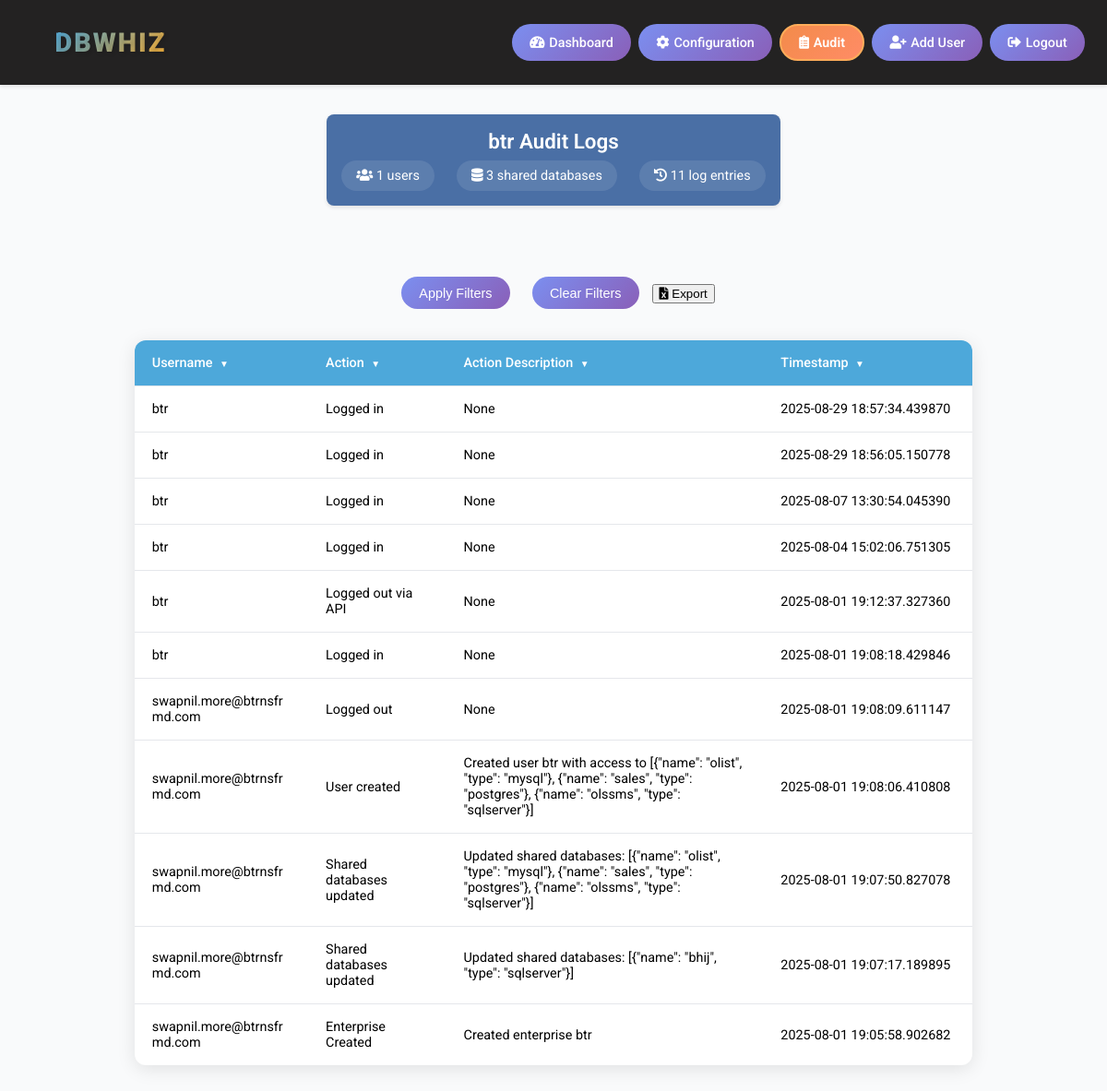
/audit_page (signed in), run on an earlier commit of the app's database.
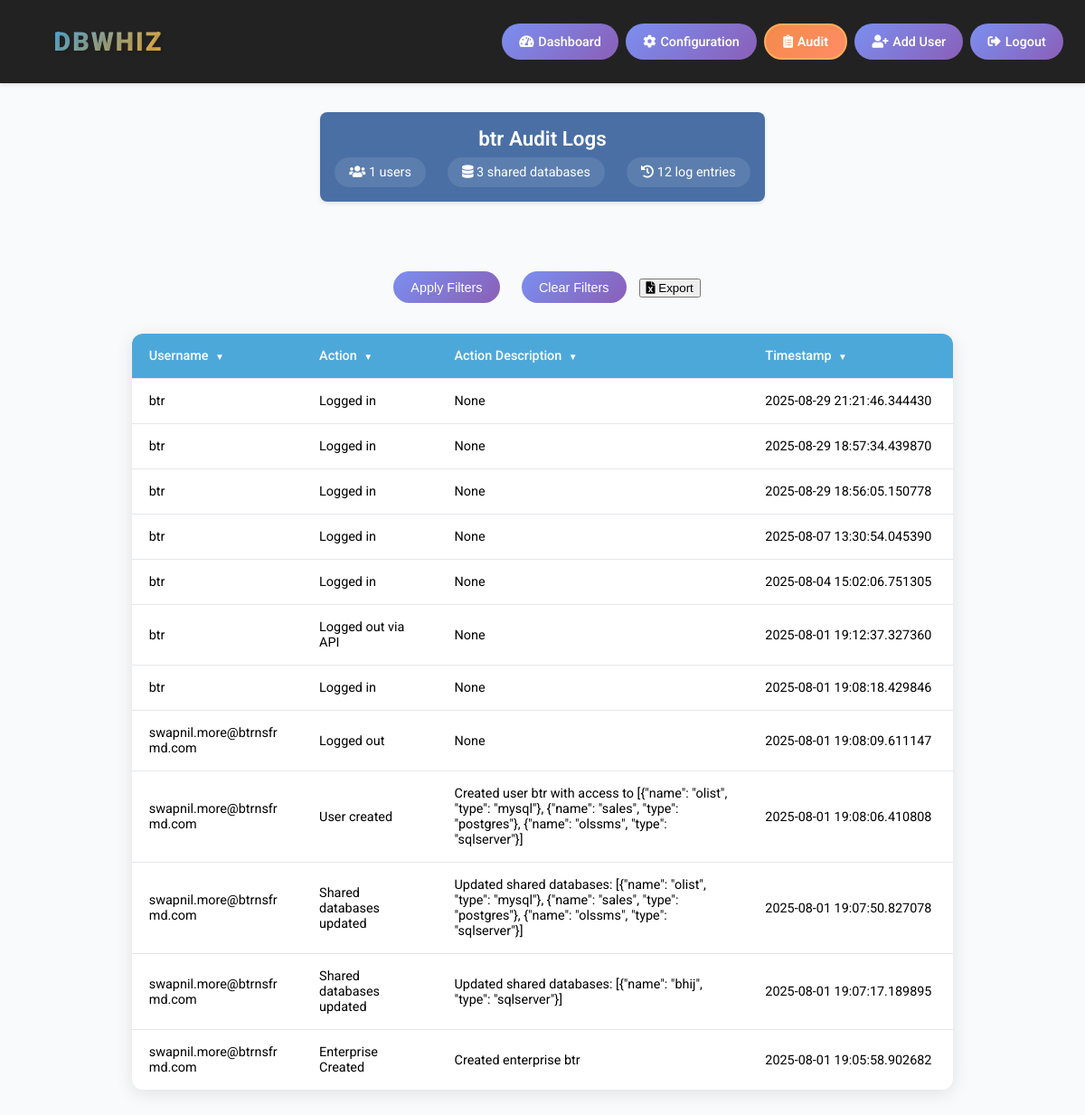
And on a later commit of the database.
### models.py (models this page shows)
class Enterprise(db.Model):
    __bind_key__ = 'admin'
    __tablename__ = 'enterprise'
    id = db.Column(db.Integer, primary_key=True)
    name = db.Column(db.String(128), unique=True, nullable=False)
    mysql_host = db.Column(db.String(128))
    mysql_port = db.Column(db.Integer, default=3306)
    mysql_admin_user = db.Column(db.String(128))
    mysql_admin_password = db.Column(db.String(128))
    postgres_host = db.Column(db.String(128))
    postgres_port = db.Column(db.Integer, default=5432)
    postgres_admin_user = db.Column(db.String(128))
    postgres_admin_password = db.Column(db.String(128))
    created_at = db.Column(db.DateTime, default=datetime.utcnow)
    sqlserver_host = db.Column(db.String(128))
    sqlserver_port = db.Column(db.Integer, default=1433)
    sqlserver_instance = db.Column(db.String(128))  # New column for instance name
    sqlserver_admin_user = db.Column(db.String(128))
    sqlserver_admin_password = db.Column(db.String(128))
    users = db.relationship('User', backref='user_enterprise', lazy=True)
    admin_users = db.relationship('AdminUser', backref='admin_enterprise', lazy=True)
    shared_databases = db.relationship('SharedDatabase', backref='database_enterprise', lazy=True)
    audit_logs = db.relationship('AdminLog', backref='log_enterprise', lazy=True)
    chat_threads = db.relationship('ChatThread', backref='thread_enterprise', lazy=True)

class AdminLog(db.Model):
    __bind_key__ = 'admin'
    __tablename__ = 'admin_log'
    id = db.Column(db.Integer, primary_key=True)
    username = db.Column(db.String(100), nullable=False)
    action = db.Column(db.String(255), nullable=False)
    action_description = db.Column(db.String(255))
    timestamp = db.Column(db.DateTime, default=datetime.utcnow)
    enterprise_id = db.Column(db.Integer, db.ForeignKey('enterprise.id'), nullable=False)
    enterprise = db.relationship('Enterprise', viewonly=True)

### main.py (the view)
@app.route('/audit_page')
@require_enterprise_auth
def audit_page():
    enterprise = get_current_enterprise()
    if not enterprise:
        flash("Enterprise not found", 'error')
        return redirect(url_for('verify_secret'))
    logs = AdminLog.query.filter_by(enterprise_id=enterprise.id)\
               .order_by(AdminLog.timestamp.desc()).all()
    return render_template('audit_page.html',
                         logs=logs,
                         enterprise=enterprise)

### main.py (called while the page is built)
def get_current_enterprise():
    if 'enterprise_id' not in session:
        return None
    return Enterprise.query.get(session['enterprise_id'])

def require_enterprise_auth(f):
    @wraps(f)
    def decorated_function(*args, **kwargs):
        if 'enterprise_id' not in session:
            flash("Please log into an enterprise first", 'error')
            return redirect(url_for('verify_secret'))
        return f(*args, **kwargs)
    return decorated_function

### templates/audit_page.html (shortened to what this page needs)
<!DOCTYPE html>
<html lang="en">
<head>
    <link rel="stylesheet" href="https://cdnjs.cloudflare.com/ajax/libs/font-awesome/5.15.4/css/all.min.css">
</head>
<body>
    <div class="navbar">
        <div class="navbar-logo">DBWHIZ</div>
        <div class="navbar-buttons">
            <a href="/admin_console" class="nav-button"><i class="fas fa-tachometer-alt"></i> Dashboard</a>
            <a href="/configuration" class="nav-button"><i class="fas fa-cog"></i> Configuration</a>
            <a href="/audit_page" class="nav-button active"><i class="fas fa-clipboard-list"></i> Audit</a>
            <a href="/signup" class="nav-button"><i class="fas fa-user-plus"></i> Add User</a>
            <a href="/logout" class="nav-button"><i class="fas fa-sign-out-alt"></i> Logout</a>
        </div>
    </div>
    <div class="content">
        <div class="enterprise-header">
            <div class="enterprise-name">{{ enterprise.name }} Audit Logs</div>
            <div class="enterprise-info">
                <span class="enterprise-stat">
                    <i class="fas fa-users"></i> {{ enterprise.users|length }} users
                </span>
                <span class="enterprise-stat">
                    <i class="fas fa-database"></i> {{ enterprise.shared_databases|length }} shared databases
                </span>
                <span class="enterprise-stat">
                    <i class="fas fa-history"></i> {{ logs|length }} log entries
                </span>
            </div>
        </div>
        <div class="button-container">
            <button class="apply-button" onclick="applyFilters()">Apply Filters</button>
            <button class="clear-filter-button" onclick="clearFilters()">Clear Filters</button>
            <button class="download-button" onclick="downloadTableAsExcel()">
                <i class="fas fa-file-excel"></i> Export
            </button>
        </div>
        <table class="audit-table" id="auditTable">
            <thead>
                <tr>
                    <th class="filter-arrow" onclick="toggleFilterOrSort(this, 0)">Username</th>
                    <th class="filter-arrow" onclick="toggleFilterOrSort(this, 1)">Action</th>
                    <th class="filter-arrow" onclick="toggleFilterOrSort(this, 2)">Action Description</th>
                    <th class="filter-arrow" onclick="toggleFilterOrSort(this, 3)">Timestamp</th>
                </tr>
            </thead>
            <tbody>
                {% for log in logs %}
                <tr>
                    <td>{{ log.username }}</td>
                    <td>{{ log.action }}</td>
                    <td>{{ log.action_description }}</td>
                    <td>{{ log.timestamp }}</td>
                </tr>
                {% endfor %}
            </tbody>
        </table>
    </div>
</body>
</html>

### templates/audit_page.html (style rules this page uses)
:root { --primary-color: #4da8da; --secondary-color: #232222; --accent-color: #6bb9e6; --background-color: #f9fafb; --text-color: #333333; --success-color: #3c763d; --error-color: #a94442; --info-color: #31708f; --border-color: #e5e7eb; }
body { font-family: 'Roboto', sans-serif; background: var(--background-color); margin: 0; padding: 0; display: flex; flex-direction: column; min-height: 100vh; }
.navbar { background-color: var(--secondary-color); padding: 1rem 1.5rem; display: flex; align-items: center; color: white; height: 60px; box-shadow: 0 2px 4px rgba(0, 0, 0, 0.1); position: relative; }
.navbar-logo { position: absolute; left: 10%; transform: translateX(-50%); font-size: 1.8rem; font-weight: 900; font-family: 'Roboto', sans-serif; background: linear-gradient(135deg, #4da8da, #fbb034); -webkit-background-clip: text; -webkit-text-fill-color: transparent; text-shadow: 2px 2px 4px rgba(0,0,0,0.15); letter-spacing: 2px; }
.navbar-buttons { display: flex; gap: 0.5rem; position: absolute; right: 1.5rem; }
.nav-button { background: linear-gradient(135deg, #7b8ff0 0%, #8a5fb8 100%); color: #fff; padding: 0.6rem 1.2rem; border: none; border-radius: 20px; cursor: pointer; font-weight: 500; font-size: 0.9rem; text-decoration: none; display: inline-flex; align-items: center; gap: 0.3rem; transition: background-color 0.3s, transform 0.2s; }
.nav-button.active { background: linear-gradient(135deg, #f38b4a, #ff8c66); border: 2px solid #ffad5a; color: white; font-weight: 600; }
.nav-button i { font-size: 0.9rem; }
.content { flex: 1; display: flex; flex-direction: column; align-items: center; padding: 2rem; }
.button-container { text-align: center; margin: 5px 0 10px 0; }
.apply-button, .clear-filter-button { background: linear-gradient(135deg, #7b8ff0 0%, #8a5fb8 100%); color: #fff; padding: 0.6rem 1.2rem; border: none; border-radius: 20px; cursor: pointer; font-weight: 500; font-size: 0.9rem; margin: 0 10px; display: inline-block; transition: background-color 0.3s, transform 0.2s; }
.audit-table { width: 80%; max-width: 1000px; margin: 1.5rem auto; border-collapse: separate; border-spacing: 0; background: white; border-radius: 12px; overflow: hidden; box-shadow: 0 4px 20px rgba(0, 0, 0, 0.1); table-layout: fixed; }
.audit-table th:nth-child(1), .audit-table td:nth-child(1) { width: 20% !important; }
.audit-table th:nth-child(2), .audit-table td:nth-child(2) { width: 15% !important; }
.audit-table th:nth-child(3), .audit-table td:nth-child(3) { width: 40% !important; }
.audit-table th:nth-child(4), .audit-table td:nth-child(4) { width: 25% !important; }
.audit-table th, .audit-table td { padding: 1rem 1.2rem; text-align: left; border-bottom: 1px solid var(--border-color); font-size: 0.9rem; position: relative; word-wrap: break-word; }
.audit-table th { background-color: var(--primary-color); color: white; font-weight: 500; cursor: pointer; }
.audit-table tr:last-child td { border-bottom: none; }
.filter-arrow::after { content: " ▼"; font-size: 10px; margin-left: 5px; }
.enterprise-header { background-color: #4a6fa5; color: white; padding: 1rem; border-radius: 8px; margin-bottom: 1.5rem; text-align: center; box-shadow: 0 2px 4px rgba(0,0,0,0.1); }
.enterprise-name { font-size: 1.4rem; font-weight: 600; margin-bottom: 0.5rem; }
.enterprise-info { display: flex; justify-content: center; gap: 1.5rem; font-size: 0.9rem; }
.enterprise-stat { background: rgba(255,255,255,0.1); padding: 0.5rem 1rem; border-radius: 20px; }

What changed in the data, as far as the page shows it:
added AdminLog: username "btr", action "Logged in", action_description "None", timestamp "2025-08-29 21:21:46.344430"
Also different on the page:
{{ logs|length }}: "11" → "12"
